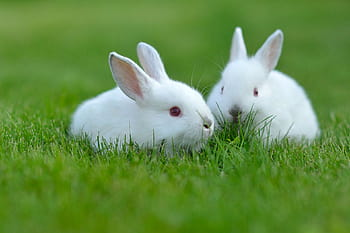
#> input picture imagesegmentationwithpython/rabbitsimage.jpg, 350 x 233 px
$ python imagesegmentation.py
#> lines starting #> are read from the running program, lines starting #| are printed output that depends on the picture; after the words box and inside, x2 and y2 are one past the last pixel; in counts of white or black regions, pixels touching at a corner belong together
import cv2
import numpy as np
import matplotlib.pyplot as plt

image = cv2.imread("rabbitsimage.jpg")
#> image is the input picture: shape (233, 350, 3); mean B, G, R 74.3, 142.5, 104
image_rgb = cv2.cvtColor(image,cv2.COLOR_BGR2RGB)
gray = cv2.cvtColor(image,cv2.COLOR_BGR2GRAY)
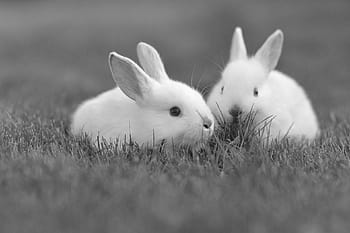
#> gray: shape (233, 350); min 2, max 253, mean 123.2
blur = cv2.GaussianBlur(gray,(7,7),0)
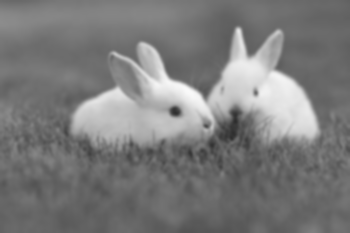
#> blur: shape (233, 350); min 45, max 249, mean 123.2
print(f"original image shape: {image.shape}\nrgb image shape: {image_rgb.shape}\ngray image shape: {gray.shape}\nblur image shape: {blur.shape}")
#| original image shape: (233, 350, 3)
#| rgb image shape: (233, 350, 3)
#| gray image shape: (233, 350)
#| blur image shape: (233, 350)

fig, ax = plt.subplots(figsize=(5,5))
ax.imshow(image_rgb)
ax.set_title('Original Image')
#ax.axis("off")
plt.show()


"""
# renk filtreleri
fig, axs = plt.subplots(1,3,figsize=(15,5))
axs[0].imshow(image_rgb[:,:,0],cmap="Reds")
axs[0].axis("off")
plt.axis('off')
plt.show()
"""

# threshold ( eşik değer ) atayarak
optimal, thresh = cv2.threshold(blur,0,255,cv2.THRESH_BINARY_INV+cv2.THRESH_OTSU) # OTSU yöntemi
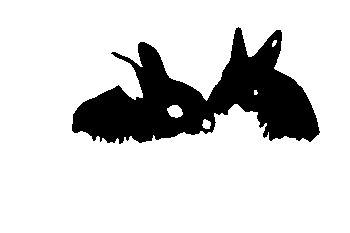
#> thresh: shape (233, 350); 83.2% white; 1 black region, box (x1, y1, x2, y2) and area: (72, 27, 320, 144) 13731
#> optimal = 153
#  2. parametre 0 -> eşik değeri için OTSU yöntemi tarafından otomatik olarak hesaplanacak bir değer kullanılacak.
#  3. parametre 255 -> max piksel değeri (255 = beyaz)
#  4. parametre cv2.THRESH_BINARY_INV: belirli bir eşik değeri üzerindeki pikselleri beyaz yapacak, diğerlerini ise siyah

print(optimal) # OTSU yöntemi ile belirlenmiş optimal eşik değeri
#| 153.0

plt.imshow(thresh)
plt.axis('off')
plt.show()

# kenar belirleyerek

kenar = cv2.Canny(blur,50,150)
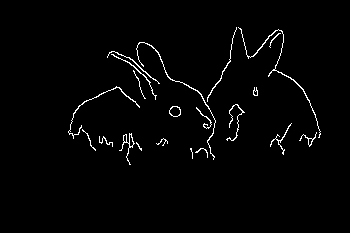
#> kenar: shape (233, 350); 1.9% white in thin lines or dots, all inside (x1, y1, x2, y2) = (68, 27, 321, 165)

cv2.imshow("images",np.hstack([gray,blur,kenar]))
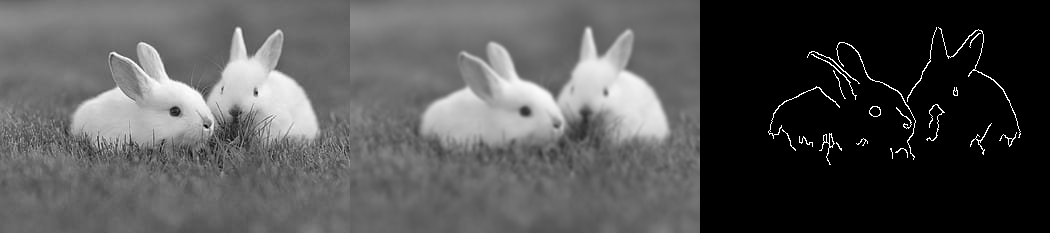
#> window 'images': shape (233, 1050); min 0, max 255, mean 83.7
cv2.waitKey(0)
cv2.destroyAllWindows()

# yeşil renk için segmentasyon

hsv_image = cv2.cvtColor(image, cv2.COLOR_BGR2HSV)
#> hsv_image: shape (233, 350, 3); mean H, S, V 55, 144.3, 144

# yeşil renk için hsv değerleri
yesil_alt_sinir = np.array([38, 100, 100])
yesil_ust_sinir = np.array([75, 255, 255])


mask = cv2.inRange(hsv_image, yesil_alt_sinir, yesil_ust_sinir)
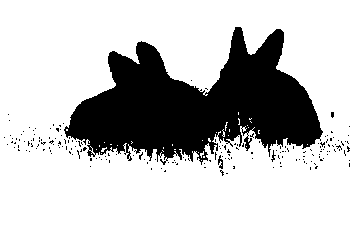
#> mask: shape (233, 350); 75.7% white; 187 black regions (184 under 20 px), largest, box (x1, y1, x2, y2) and area: (64, 27, 323, 165) 19276, (218, 155, 223, 169) 40, (271, 150, 276, 162) 21
mask_rgb = cv2.cvtColor(mask,cv2.COLOR_BGR2RGB)

segmented_image = cv2.bitwise_and(image_rgb, image_rgb, mask=mask) # Maskeleme işlemi yaparak yeşil nesneleri içeren görüntüyü oluşturuyoruz.
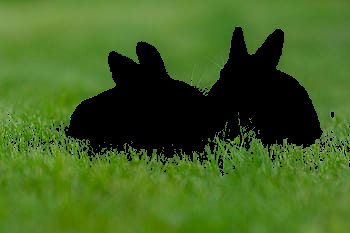
#> segmented_image: shape (233, 350, 3); mean R, G, B 65.4, 98.9, 31.8
segmented_image_rgb = cv2.cvtColor(segmented_image,cv2.COLOR_BGR2RGB)

fig, axs = plt.subplots(3,3,figsize=(5,5))
axs[0, 0].imshow(image_rgb)
axs[0, 0].set_title('Original Image')

axs[0, 1].imshow(mask_rgb)
axs[0, 1].set_title('Mask Image')

axs[0, 2].imshow(segmented_image_rgb)
axs[0, 2].set_title('Segmented Image')

for ax in axs.flat:
    ax.axis('off')

plt.tight_layout()
plt.show()
#> figure, not shown here; B, G, R data is drawn as R, G, B
